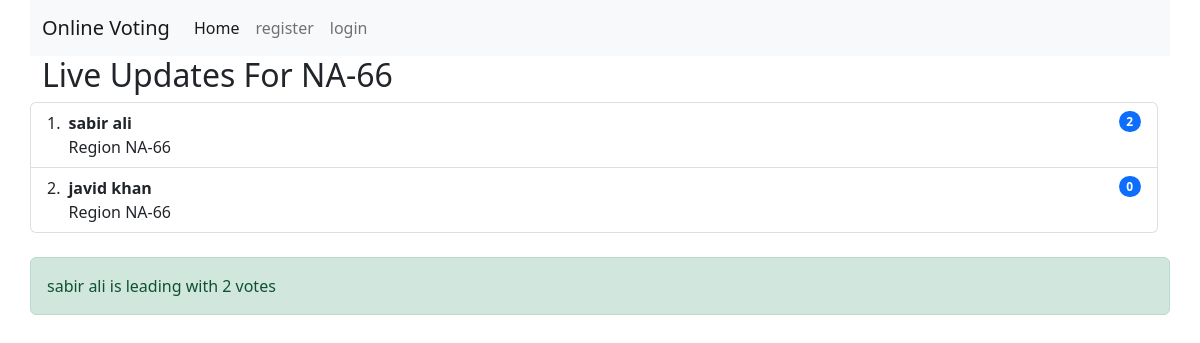
The app's page /voting/election-competition/sabir-ali-vs-javid-khan-from-na-66 with its own data.
### pollvote/models.py (models this page shows, shortened)
class Competition(models.Model):
    candidate_a = models.OneToOneField(Candidates, on_delete=models.CASCADE, related_name="candidate_a")
    candidate_b = models.OneToOneField(Candidates, on_delete=models.CASCADE, related_name="candidate_b")
    region = models.OneToOneField(Region, on_delete=models.CASCADE)
    slug = models.SlugField(unique=True, blank=True, null=True)

class Region(models.Model):
    region_name = models.CharField(max_length = 100)
    def __str__(self) -> str:
        return self.region_name

class Candidates(models.Model):
    candidate_name = models.CharField(max_length=100)
    image = models.ImageField(upload_to='images')
    region = models.ForeignKey(Region, on_delete=models.CASCADE)
    total_votes = models.PositiveIntegerField()

### pollvote/views.py (the view)
# urls.py: path('election-competition/<str:slug>', election_competition, name="election-competition"),
def election_competition(request, slug):
    objs = Competition.objects.get(slug=slug)
    candi_a_votes = objs.candidate_a.total_votes
    candi_b_votes = objs.candidate_b.total_votes
    vote_difference = ""
    if candi_a_votes > candi_b_votes:
        lead = candi_a_votes - candi_b_votes
        vote_difference = f'{objs.candidate_a.candidate_name} is leading with {lead} votes'
    elif candi_a_votes == candi_b_votes:
        vote_difference = f'scores of both candidate are level'
    else:
        lead = candi_b_votes - candi_a_votes
        vote_difference = f'{objs.candidate_b.candidate_name} is leading with {lead} votes'
    context = {
        'election_sts':objs,
        'leading_votes':vote_difference
    }
    return render(request, 'pollvote/election_compition.html', context)

### pollvote/templates/pollvote/election_compition.html (shortened to what this page needs)
{% extends 'pollvote/base.html' %}
{% block content %}
    <div class="container">
        <div class="row">
            <h2>Live Updates For {{election_sts.region}}</h2>
            <ol class="list-group list-group-numbered">
                <li class="list-group-item d-flex justify-content-between align-items-start">
                  <div class="ms-2 me-auto">
                    <div class="fw-bold">{{election_sts.candidate_a.candidate_name}}</div>
                    Region {{election_sts.region}}
                  </div>
                  <span class="badge bg-primary rounded-pill" id="user-{{election_sts.candidate_a.id}}">{{election_sts.candidate_a.total_votes}}</span>
                </li>
                <li class="list-group-item d-flex justify-content-between align-items-start">
                    <div class="ms-2 me-auto">
                      <div class="fw-bold">{{election_sts.candidate_b.candidate_name}}</div>
                      Region {{election_sts.region}}
                    </div>
                    <span class="badge bg-primary rounded-pill" id="user-{{election_sts.candidate_b.id}}">{{election_sts.candidate_b.total_votes}}</span>
                  </li>
              </ol>
              {%if leading_votes %}
               <div class="alert alert-success mt-4"> {{leading_votes}}</div>
              {%endif%}
        </div>
    </div>
{% endblock content %}

### records on screen
Competition: region "NA-66", candidate_a.candidate_name "sabir ali", candidate_a.total_votes "2", candidate_b.candidate_name "javid khan", candidate_b.total_votes "0"

### other values on screen
{{ leading_votes }} "sabir ali is leading with 2 votes"
